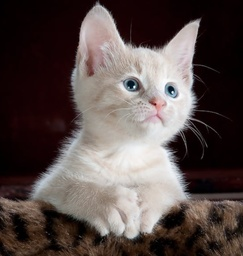
#> input picture 2.jpg, 243 x 256 px, shrunk from 614 x 647 before the run
$ python main.py
#> lines starting #> are read from the running program, lines starting #| are printed output that depends on the picture
"""
HaMiHaMiHa
"""

import cv2
import numpy as np
import math
import matplotlib.pyplot as plt


class ImgProcess:
    def __init__(self, img) -> None:
        self.src = cv2.imread(img)  # 读取图像
        self.gray = cv2.cvtColor(self.src, cv2.COLOR_BGR2GRAY)  # 将彩色图片转化为灰色图片
        self.h, self.w = self.src.shape[:2]  # h：图像的高 w：图像的宽

    """
    毛玻璃特效思路：
    1、对于输入图像中的每个像素，随机选择一个周围像素进行采样，并将采样结果作为输出像素的值。采样窗口的大小和采样方式可以根据需求进行调整。
    2、重复上述操作，直到对整张图像完成采样。
    """
    def glass(self, radius=2):  # 修改radius大小，可以调整效果
        glassImg = np.zeros((self.h, self.w, 3), np.uint8)  # 创建一个和原图相同大小的0图像
        for i in range(self.h):
            for j in range(self.w):
                # 随机选择一个采样位置
                i_rand, j_rand = np.random.randint(i - radius, i + radius + 1), np.random.randint(j - radius,
                                                                                                  j + radius + 1)
                # 对采样位置进行检查，防止超出图像的范围（防止出现黑边）
                i_rand = np.clip(i_rand, 0, self.h - 1)
                j_rand = np.clip(j_rand, 0, self.w - 1)
                glassImg[i, j] = self.src[i_rand, j_rand]  # 将采样结果作为输出像素的值
        return glassImg

    """
    浮雕特效思路：
    1、遍历图像中的每一个像素点，并计算该像素点与其右侧相邻像素点的灰度值之差。这个差值可以用来表示该像素点周围区域的边缘。
    2、将计算得到的边缘值加上一个固定的值（120），以产生一种立体感。如果这个值大于255，将它设为255，如果小于0，将它设为0。
    """
    def relief(self):
        reliefImg = np.zeros((self.h, self.w, 3), np.uint8)
        for i in range(self.h):
            for j in range(self.w - 2):
                edge = int(self.gray[i, j]) - int(self.gray[i, j + 1])  # 计算相邻像素之间的差值，作为边缘的值
                val = edge + 120  # 将边缘值加上120，使边缘变得更加明显，产生立体感

                # 确保像素值在0-255之间
                if val > 255:
                    val = 255
                if val < 0:
                    val = 0
                for k in range(3):
                    reliefImg[i, j, k] = val
        return reliefImg

    """
    油画特效思路：
    1.遍历输入图像的每个像素，以该像素为中心，计算周围相邻像素的颜色分布。这里使用一个4x4的卷积核，遍历周围16个像素。
    2.通过颜色量化，将颜色值划分为8个级别。遍历4x4的卷积核中的每个像素，将其颜色值量化为8个级别，并统计每个级别出现的次数。
    3.找到颜色分布最多的那个颜色，作为该像素的颜色值。在颜色量化中，每个级别代表一个颜色区间，颜色分布最多的区间就是该像素的最终颜色区间。在该区间内，
    选择一个像素作为该像素的颜色值。这里选择该区间内颜色值最接近区间中值的像素。
    4.将计算得到的颜色值设置为该像素的颜色，并将结果存储到油画特效的结果图像中。
    """
    def oil(self):
        oilImg = np.zeros((self.h, self.w, 3), np.uint8)
        for i in range(2, self.h - 2):
            for j in range(2, self.w - 2):
                # 量化向量，用于统计每个灰度级别的像素点数量
                quant = np.zeros(8, np.uint8)
                # 对于该像素的4x4区域中的每个像素，计算其灰度级别并量化
                for k in range(-2, 2):
                    for t in range(-2, 2):
                        # 将灰度值量化为8个级别
                        level = int(self.gray[i + k, j + t] / 32)
                        # 量化计数
                        quant[level] = quant[level] + 1

                # 找到数量最多的灰度级别，并返回它的索引
                valIndex = np.argmax(quant)

                # 对于该像素周围的16个像素，将其颜色平均值设置为属于最常见灰度级别的像素颜色平均值。
                for k in range(-2, 2):
                    for t in range(-2, 2):
                        # 如果该像素点属于最常见的灰度级别，则将其颜色赋值给该像素点
                        if (valIndex * 32) <= self.gray[i + k, j + t] <= ((valIndex + 1) * 32):
                            (b, g, r) = self.src[i + k, j + t]
                            oilImg[i, j] = (b, g, r)
        return oilImg

    """
    马赛克特效思路：
    1、通过参数size指定分块大小，将图像水平和垂直方向每个size个像素点分成一个小方块。
    2、对于每个小方块内的像素点，将其颜色设置为该小方块内的平均颜色，实现马赛克效果。
    """
    def mosaic(self, size=5):  # 修改size的大小，可以调整效果
        # 获得图像的高度和宽度
        h, w = self.h, self.w
        img = self.src
        # 将图像水平和垂直方向每个size个像素点分成一个小方块
        h_blocks = h // size
        w_blocks = w // size
        # 遍历每个小方块
        for row in range(h_blocks):
            for col in range(w_blocks):
                # 获取当前小方块的区域
                roi = img[row * size: (row + 1) * size, col * size: (col + 1) * size]
                # 计算小方块内的平均颜色
                b = int(cv2.mean(roi)[0])
                g = int(cv2.mean(roi)[1])
                r = int(cv2.mean(roi)[2])
                # 将小方块内所有像素点的颜色设置为小方块内的平均颜色
                cv2.rectangle(img, (col * size, row * size), ((col + 1) * size, (row + 1) * size), (b, g, r), -1)
        return img

    """
    素描特效思路：
    输入图像转换为灰度图像，反转并模糊该灰度图像，然后使用差分得到素描图像。
    """
    def sketch(self):
        temp = 255 - self.gray  # 对灰度图像进行反转
        gauss = cv2.GaussianBlur(temp, (21, 21), 0)  # 进行高斯模糊以减小噪声
        inverGauss = 255 - gauss
        return cv2.divide(self.gray, inverGauss, scale=127.0)  # 将灰度图像和模糊图像进行差分，得到素描图象。

    """
    怀旧特效思路：
    对于图像中的每一个像素点，将其BGR三个通道的值分别与一定的权重相乘，得到三个新的值，然后将这三个值作为像素点的新的BGR值。
    这里的权重是经过调整的，目的是使得转换后的图像具有一定的怀旧风格。
    """
    def old(self):
        oldImg = np.zeros((self.h, self.w, 3), np.uint8)
        # 遍历图像的每个像素
        for i in range(self.h):
            for j in range(self.w):
                # 分别赋予三个通道像素点新的值
                b = 0.272 * self.src[i, j][2] + 0.534 * self.src[i, j][1] + 0.131 * self.src[i, j][0]
                g = 0.349 * self.src[i, j][2] + 0.686 * self.src[i, j][1] + 0.168 * self.src[i, j][0]
                r = 0.393 * self.src[i, j][2] + 0.769 * self.src[i, j][1] + 0.189 * self.src[i, j][0]
                # 确保像素值不超过255
                if b > 255:
                    b = 255
                if g > 255:
                    g = 255
                if r > 255:
                    r = 255
                oldImg[i, j] = np.uint8((b, g, r))
        return oldImg

    """
    流年特效思路：
    对于每个像素点的蓝色通道，首先将其值进行开平方处理，然后将结果乘以一个常数14，这样可以强调蓝色通道的特征，赋予图像蓝色调的色彩风格。
    绿色和红色通道则直接赋值给新图像，保持不变。
    """
    def fleet(self):
        fleetImg = np.zeros((self.h, self.w, 3), np.uint8)
        for i in range(self.h):
            for j in range(0, self.w):
                b = math.sqrt(self.src[i, j][0]) * 14  # 对每个像素点的蓝色通道进行开平方处理，让后乘以14
                g = self.src[i, j][1]  # 绿色和红色通道像素值保持不变
                r = self.src[i, j][2]
                if b > 255:
                    b = 255
                fleetImg[i, j] = np.uint8((b, g, r))
        return fleetImg

    """
    卡通特效思路：
    1.进行双边滤波，保留图像边缘信息，同时去除噪声。
    2.对双边滤波的结果进行中值滤波，进一步消除噪声和不规则的边缘。
    3.使用自适应阈值处理来提取边缘。
    4.将提取出的边缘图像转换为RGB彩色空间。
    5.使用按位与运算符将原始图像与边缘图像相乘，使卡通化的效果更突出。
    """
    def cartoon(self):
        num = 7  # 双边滤波数目，可以调整
        for i in range(num):
            cv2.bilateralFilter(self.src, d=9, sigmaColor=5, sigmaSpace=3)  # 双边滤波
        median = cv2.medianBlur(self.gray, 7)  # 中值滤波
        # 自适应阈值处理提取边缘
        edge = cv2.adaptiveThreshold(median, 255, cv2.ADAPTIVE_THRESH_MEAN_C, cv2.THRESH_BINARY, blockSize=5, C=2)
        # 转化为彩色图像
        edge = cv2.cvtColor(edge, cv2.COLOR_GRAY2RGB)
        return cv2.bitwise_and(self.src, edge)  # 通过按位与运算与原始图像进行相乘


if __name__ == '__main__':
    process_types = ['glass', 'relief', 'oil', 'mosaic', 'sketch', 'old', 'fleet', 'cartoon']  # 定义8种处理效果的列表

    # 1、依次显示每种处理图像
    for process_type in process_types:
        process = ImgProcess('2.jpg')  # 创建ImgProcess对象，可以读取指定的图像文件  需要在此处修改图片名称
        processed_img = getattr(process, process_type)()  # 字符串转化为函数
        cv2.imshow(process_type, processed_img)  # 显示图像和名称
        cv2.waitKey(delay=0)  # 按下任意键执行下一项
#> this loop made 8 passes
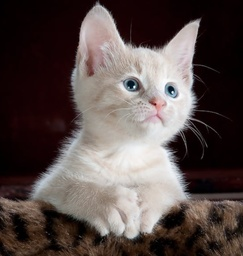
#> input picture 2.jpg, 243 x 256 px, shrunk from 614 x 647 before the run
#> pass 1, in __init__, `self.gray = cv2.cvtColor(self.src, cv2.COLOR_BGR2GRAY)`:
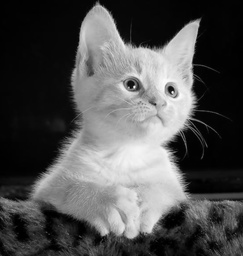
#> self.gray: shape (256, 243); min 0, max 252, mean 80.5
#> pass 1, `cv2.imshow(process_type, processed_img)`:
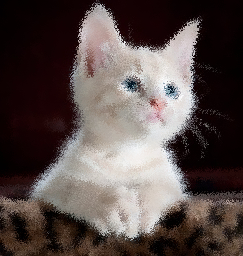
#> window 'glass': shape (256, 243, 3); mean B, G, R 74.8, 77.4, 89.1
#> pass 2, `cv2.imshow(process_type, processed_img)`:
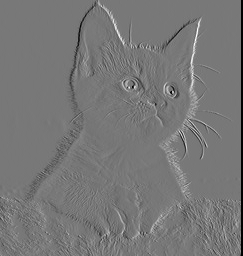
#> window 'relief': shape (256, 243, 3); min 0, max 255, mean 119

    # [29 lines of commented-out code are left out]
